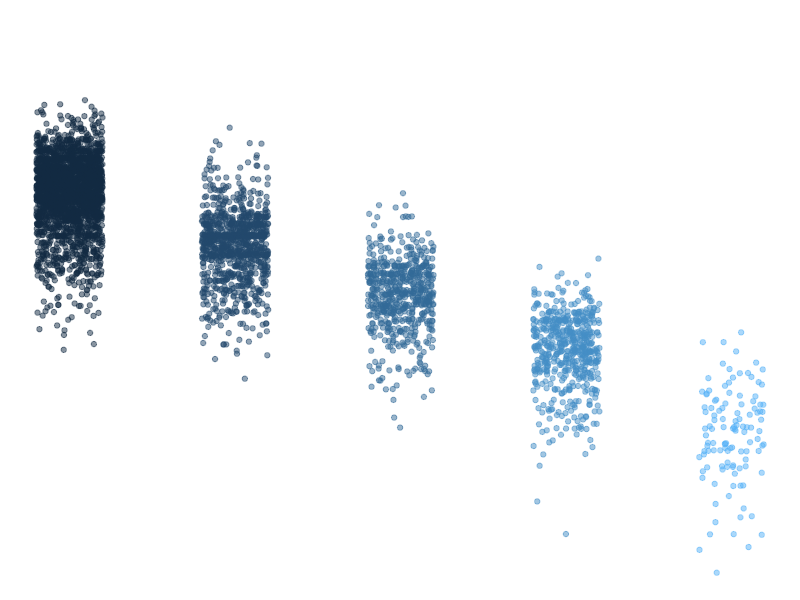

This figure's R source:
## ---- chunk 1
knitr::opts_chunk$set(echo = TRUE)
library(tidyverse)
## ---- chunk 2
summary(storms)
## ---- chunk 3
names(storms)
## ---- chunk 4
ggplot(data = storms, aes(x = category, y = pressure)) +
  geom_jitter(width = 0.2, 
              alpha = 0.5,
              aes(color = category),
              show.legend = FALSE) +
  labs(x = "Storm Category", 
       y = "Air pressure at storm center (millibars)"
       ) +
  theme_void()
